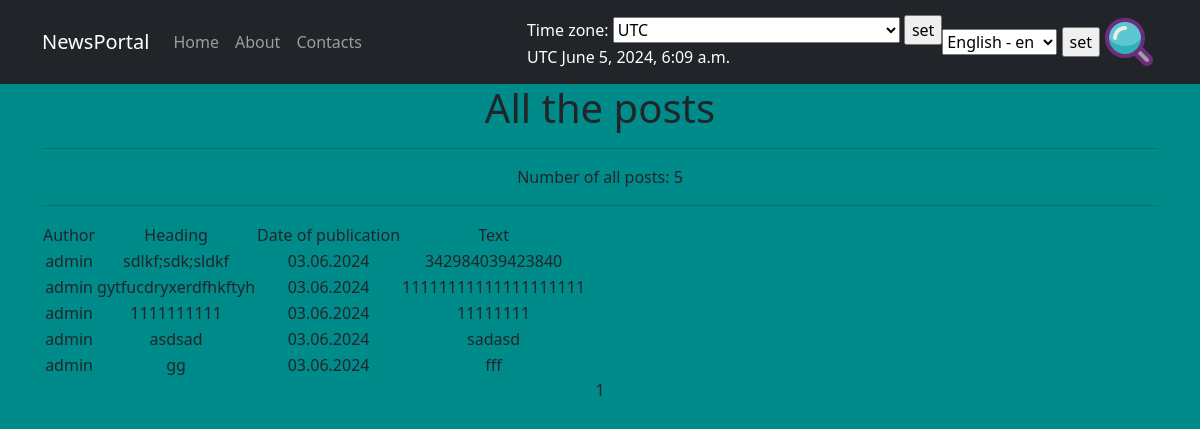
The app's page /posts/, older data.
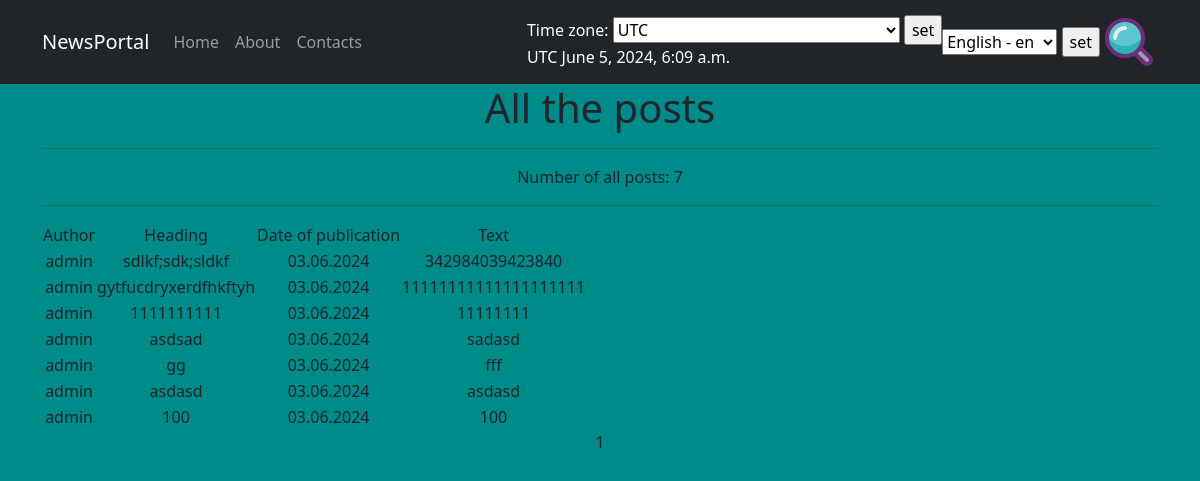
The same page, newer data.
### news/models.py (models this page shows, shortened)
class Post(models.Model):
    article = 'AR'
    news = 'NW'
    CHOICES = [
        (article, 'Статья'),
        (news, 'Новость'),
    ]
    date_time = models.DateTimeField(auto_now_add=True)
    author = models.ForeignKey(Author, on_delete=models.CASCADE)
    post_type = models.CharField(choices=CHOICES, default=article, max_length=2)
    category = models.ManyToManyField(Category, through='PostCategory')
    title = models.CharField(max_length=120)
    text = models.TextField()
    rating = models.IntegerField(default=0)

class Author(models.Model):
    user = models.OneToOneField(User, on_delete=models.CASCADE)
    rating = models.IntegerField(default=0)
    def __str__(self):
        return self.user.username

### news/views.py (the view)
# urls.py: path('', cache_page(60)(views.PostListView.as_view()), name='posts_list'),
class PostListView(ViewTimeZone, ListView):
    model = Post
    ordering = 'date_time'
    template_name = 'news.html'
    context_object_name = 'posts'
    paginate_by = 10

### news/templatetags/custom_filters.py (called while the page is built)
@register.filter()
def censor(text):
    if text != None:
        words = text.split(' ')
        list_text = []
        for word in words:
            if word.lower() in BLOCKED_WORDS:
                postfix = word[:1] + '*' * (len(word) - 1)
                list_text.append(postfix)
            else:
                list_text.append(word)
        return ' '.join(list_text)

### news/views.py (called while the page is built)
    def get_context_data(self, **kwargs):
        context = super().get_context_data(**kwargs)
        context['model'] = self.model.objects.all()
        context['current_time'] = timezone.localtime(timezone.now())
        context['timezones'] = pytz.common_timezones
        return context

### templates/news.html (shortened to what this page needs)
{% extends 'default.html' %}
{% load custom_filters %}
{% load custom_tags %}
{% load i18n %}
{% block content %}
    <h1>{% trans 'All the posts' %}</h1>
    <hr>
    <p>{% trans 'Number of all posts' %}: {{ paginator.count }}</p>
    <hr>
    {% if posts %}
        <table>
            <tr>
                <td>{% trans 'Author' %}</td>
                <td>{% trans 'Heading' %}</td>
                <td>{% trans 'Date of publication' %}</td>
                <td>{% trans 'Text' %}</td>
            </tr>
            {% for post in posts %}
                <tr>
                    <td>{{ post.author }}</td>
                    <td>{{ post.title|censor }}</td>
                    <td>{{ post.date_time|date:"d.m.Y" }}</td>
                    <td>{{ post.text|truncatechars:20|censor }}</td>
                <td>
                    </td>
            </tr>
        {% endfor %}
        </table>
    {% else %}
        <h2>{% trans 'There are no posts' %}</h2>
    {% endif %}
    {{ page_obj.number }}
{% endblock content %}

Row changes from the older to the newer data that the page shows:
added Post: author "admin", title|censor "asdasd", date_time "03.06.2024", text|censor "asdasd"
added Post: author "admin", title|censor "100", date_time "03.06.2024", text|censor "100"
Text that changed along with them:
{{ paginator.count }}: "5" → "7"
